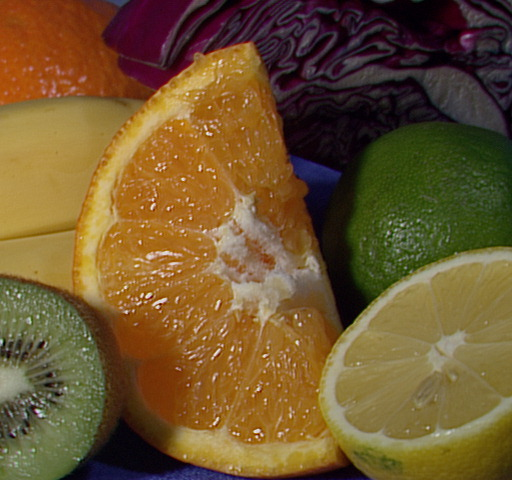
//> input picture CLUSTERING-OHLANDER/Images/fruits.jpg, 512 x 480 px
$ ./Thresholding ../CLUSTERING-OHLANDER/Images/fruits.jpg 100   (built with g++ and OpenCV 4)
//> lines starting //> are read from the running program, lines starting //| are printed output that depends on the picture; after the words box and inside, x2 and y2 are one past the last pixel; in counts of white or black regions, pixels touching at a corner belong together
#include <cstdio>
#include <opencv2/opencv.hpp>
#include <iostream>

using namespace cv;
using namespace std;

Mat Threshold(Mat& src, int thrValue);

Mat Threshold(Mat& src, int thrValue) {
    // La funzione restituisce in output un'immagine che ha le stesse
    // dimensioni ed è dello stesso tipo dell'immagine di partenza.
    Mat destImg(src.rows, src.cols, src.type());

    // Si deve scorrere tutta l'immagine per colonne e per righe per
    // poter confrontare il valore del pixel con il valore di sogliatura
    // che è stato scelto in input. Se il valore è minore di quello di
    // sogliatura, allora viene assegnato 0 a quel pixel, altrimenti
    // gli viene assegnato il valore massimo (255).
    for(int i = 0; i < src.rows; i++) {
        for(int j = 0; j < src.cols; j++) {
            if(src.at<uchar>(i, j) < thrValue) {
                destImg.at<uchar>(i, j) = 0;
            } else {
                destImg.at<uchar>(i, j) = 255;
            }
        }
    }

    // Alla fine si restituisce l'immagine ottenuta come risultato.
    return destImg;
}

int main(int argc, char *argv[]) {
    // Si prende in input il nome dell'immagine da modificare, ed
    // anche il valore di sogliatura scelto.
    string inputFile = argv[1];
    int thrValue = atoi(argv[2]);

    // Si legge l'immagine, che ricordiamo essere in bianco e nero.
    Mat inputImage = imread(inputFile, IMREAD_GRAYSCALE);
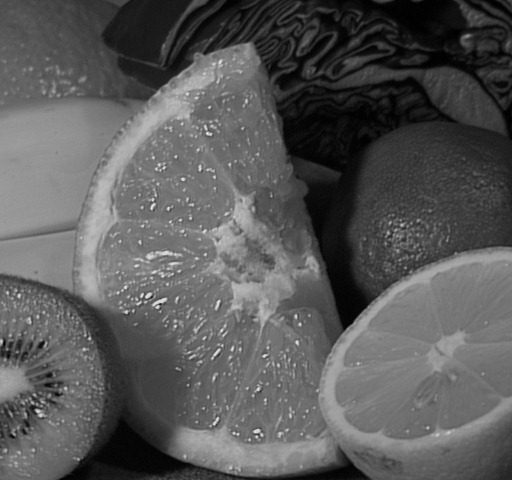
//> inputImage: 480 rows x 512 cols, CV_8UC1; min 0, max 238, mean 88.7

    // E si richiama la funzione Threshold per poter effettuare
    // l'omonima operazione sull'immagine data in input.
    Mat resultImage;
    resultImage = Threshold(inputImage, thrValue);
//> after the loop in Threshold, `for(int i = 0; i < src.rows; i++)`:
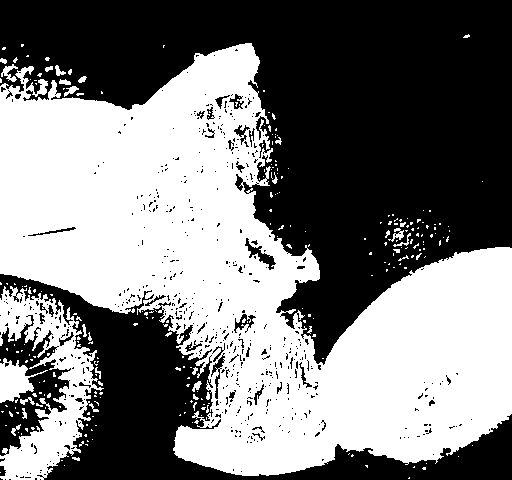
//> destImg: 480 rows x 512 cols, CV_8UC1; 48.9% white; 268 white regions (237 under 20 px), largest, box (x1, y1, x2, y2) and area: (0, 43, 512, 476) 108582, (0, 286, 104, 480) 8277, (0, 358, 48, 403) 1019

    // Alla fine si mostrano in apposite finestre sia l'immagine
    // originale che l'immagine risultante dall'operazione.
    namedWindow("Original Image", WINDOW_AUTOSIZE);
    imshow("Original Image", inputImage);

    namedWindow("Thresholded Image", WINDOW_AUTOSIZE);
    imshow("Thresholded Image", resultImage);

    waitKey(0);

    return 0;
}

$ run again, on CLUSTERING-OHLANDER/Images/test.jpeg
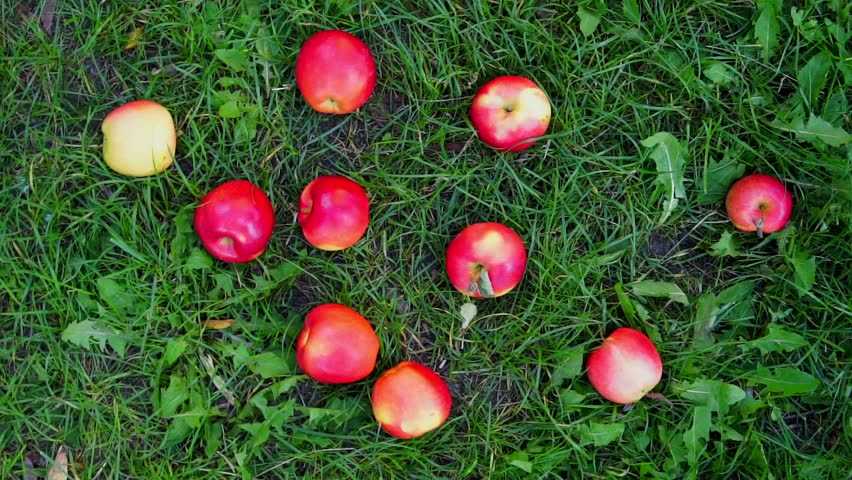
//> input picture CLUSTERING-OHLANDER/Images/test.jpeg, 852 x 480 px
//> `Mat inputImage = imread(inputFile, IMREAD_GRAYSCALE);`:
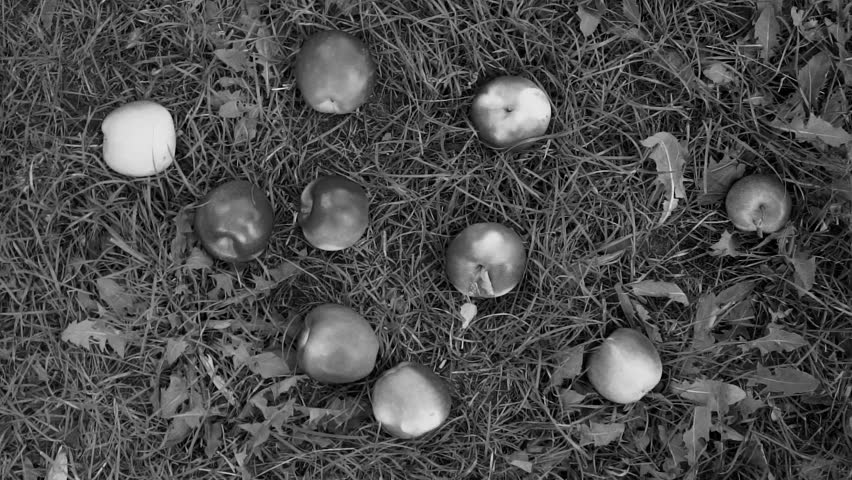
//> inputImage: 480 rows x 852 cols, CV_8UC1; min 0, max 235, mean 76.2
//> after the loop in Threshold, `for(int i = 0; i < src.rows; i++)`:
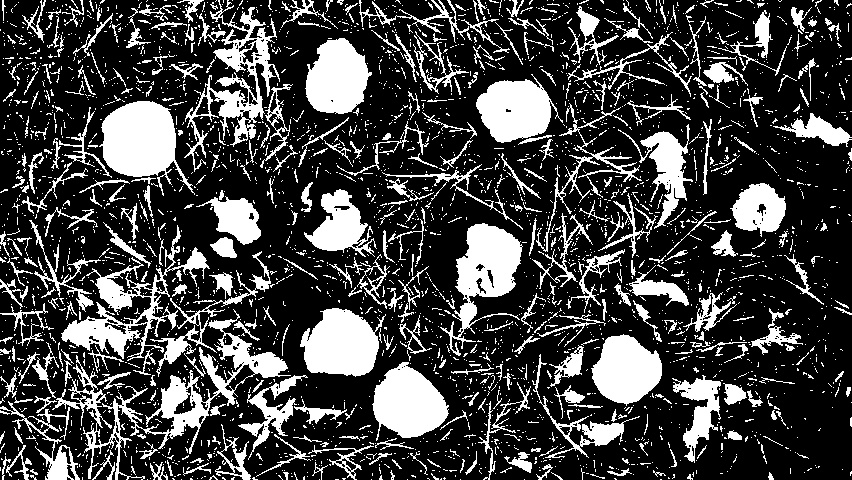
//> destImg: 480 rows x 852 cols, CV_8UC1; 25.7% white; 3254 white regions (2861 under 20 px), largest, box (x1, y1, x2, y2) and area: (52, 309, 291, 480) 5968, (99, 101, 195, 196) 4883, (440, 223, 523, 356) 4263
